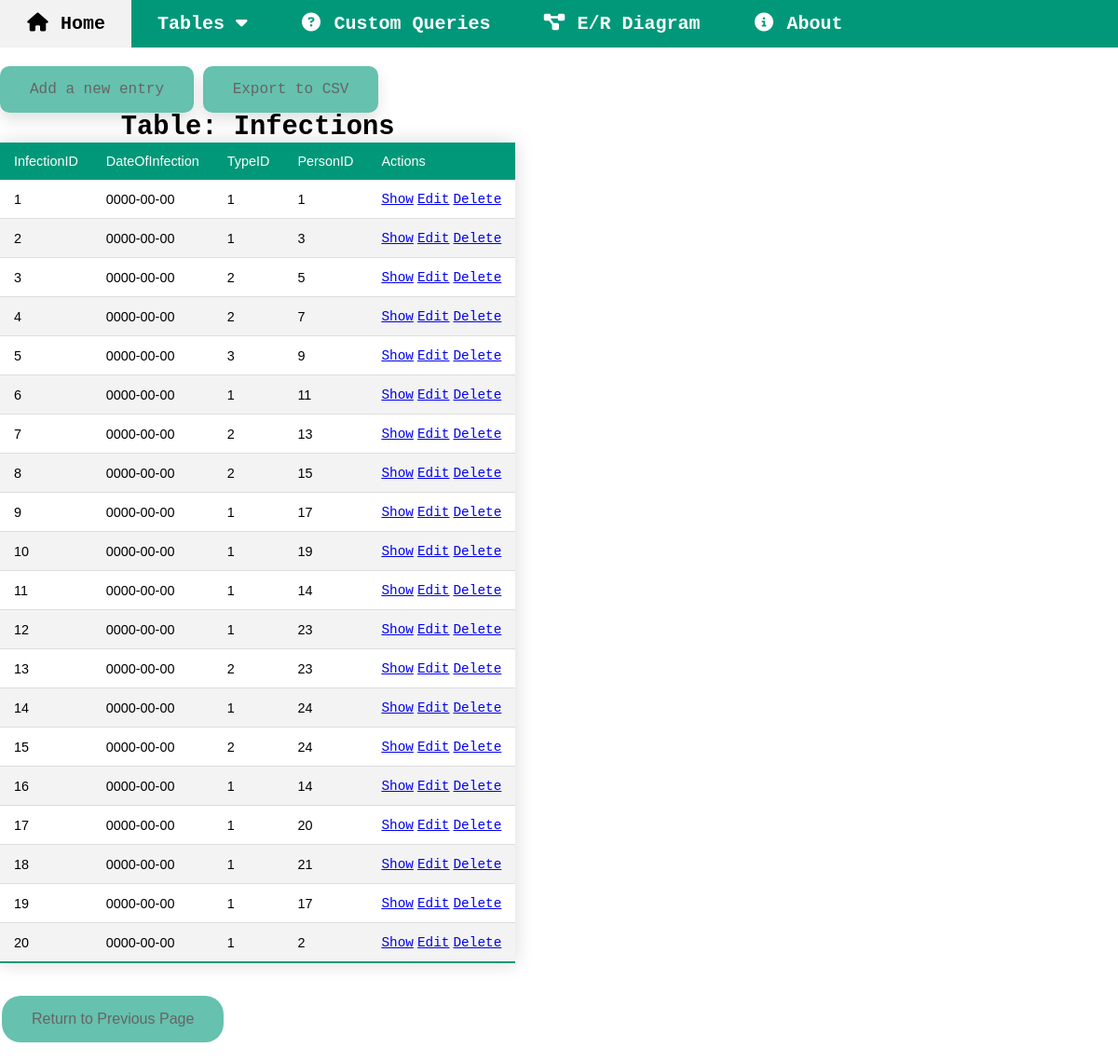
/covid/showall.php?table=Infections, run on the app's committed database.
### tables this page shows
CREATE TABLE Infections(
    InfectionID INT NOT NULL AUTO_INCREMENT PRIMARY KEY,
    DateOfInfection DATE,
    TypeID INT,
    PersonID INT,
    FOREIGN KEY (TypeID) REFERENCES TypeOfInfections(TypeID),
    FOREIGN KEY (PersonID) REFERENCES Persons(PersonID)
);

### functions.php (called while the page is built, shortened)
<?php require_once 'database.php';
function getColumnNames ($table) {
  $sql = "SHOW COLUMNS FROM ".$table."";
  global $conn;
  try {
    $statement = $conn->prepare($sql);
    $statement->execute();
    $output = $statement->fetchAll(PDO::FETCH_COLUMN);
    return $output;
  } catch (PDOException $e) {
    trigger_error("Error: Failed to get column names from $table");
  }
}
?>

### covid/showall.php (the view, shortened to what this page needs)
<?php require_once '../database.php';
require_once '../functions.php';
if(isset($_GET["table"]))  {
  $tableName = $_GET["table"];
} else {
  $tableName = "";
}
$columnNames = getColumnNames($tableName);
$query = "SELECT * FROM ".$tableName."";
$statement = $conn->prepare($query);
$statement->execute();
?>
<!DOCTYPE html>
<html lang="en">
<head>
  <link rel="stylesheet" href="../styles.css">
</head>
<body>
  <?php include_once ('../navbar.php'); ?>
  <br/><br/>
    <a class="topBtn" href="./create.php?table=<?=$tableName?>">Add a new entry</a>
    <a class="topBtn" onclick="exportTableToCSV('Results.csv')">Export to CSV</a>
  <table class="styled-table" id="resultsTable">
    <caption><h1>Table: <?= $tableName ?></h1></caption>
    <thead>
      <tr>
        <?php foreach ($columnNames as $row) { ?>
          <td><?= $row?></td>
        <?php } ?>
          <td>Actions</td>
      </tr>
    </thead>
    <tbody>
    <?php while ($row = $statement->fetch(PDO::FETCH_ASSOC, PDO::FETCH_ORI_NEXT)) { ?>
      <tr>
        <?php foreach ($row as $data) { ?>
          <td><?= $data; ?></td>
        <?php } ?>
        <td>
          <a href="./show.php?ID=<?=reset($row)?>&table=<?=$tableName?>">Show</a>
          <a href="./edit.php?ID=<?=reset($row)?>&table=<?=$tableName?>">Edit</a>
          <a href="./delete.php?ID=<?=reset($row)?>&table=<?=$tableName?>">Delete</a>
        </td>
      </tr>
      <?php } ?>
    </tbody>
  </table>
  <button class="smallBtn" onclick="history.back()">Return to Previous Page</button>
</body>
</html>

### styles.css (style rules this page uses)
body, a, h1, h2, h3, h4, h5 { font-family: 'Courier New', Courier, monospace; margin: 0; }
.smallBtn { background-color: #01987a; border: none; border-radius: 20px; text-decoration: none; color: black; padding: 16px 32px; text-align: center; font-size: 16px; margin: 20px 2px; opacity: 0.6; transition: 0.3s; width: auto; }
.topBtn { background-color: #01987a; position: relative; border: none; border-radius: 10px; box-shadow: 0px 8px 16px 0px rgba(0,0,0,0.2); text-decoration: none; color: black; padding: 16px 32px; text-align: center; font-size: 16px; opacity: 0.6; transition: 0.3s; width: auto; }
.styled-table { border-collapse: collapse; margin: 15px 0; font-size: 0.9em; font-family: sans-serif; min-width: 400px; box-shadow: 0 0 20px rgba(0, 0, 0, 0.15); }
.styled-table thead tr { background-color: #009879; color: #ffffff; text-align: left; }
.styled-table th, .styled-table td { padding: 12px 15px; }
.styled-table tbody tr { border-bottom: 1px solid #dddddd; }
.styled-table tbody tr:nth-of-type(even) { background-color: #f3f3f3; }
.styled-table tbody tr:last-of-type { border-bottom: 2px solid #009879; }

### data on the page
infections: data "1", DateOfInfection "0000-00-00"
infections: InfectionID "2", DateOfInfection "0000-00-00", TypeID "1", PersonID "3"
infections: InfectionID "3", DateOfInfection "0000-00-00", TypeID "2", PersonID "5"
infections: InfectionID "4", DateOfInfection "0000-00-00", TypeID "2", PersonID "7"
infections: InfectionID "5", DateOfInfection "0000-00-00", TypeID "3", PersonID "9"
infections: InfectionID "6", DateOfInfection "0000-00-00", TypeID "1", PersonID "11"
infections: InfectionID "7", DateOfInfection "0000-00-00", TypeID "2", PersonID "13"
infections: InfectionID "8", DateOfInfection "0000-00-00", TypeID "2", PersonID "15"
infections: InfectionID "9", DateOfInfection "0000-00-00", TypeID "1", PersonID "17"
infections: InfectionID "10", DateOfInfection "0000-00-00", TypeID "1", PersonID "19"
infections: InfectionID "11", DateOfInfection "0000-00-00", TypeID "1", PersonID "14"
infections: InfectionID "12", DateOfInfection "0000-00-00", TypeID "1", PersonID "23"
infections: InfectionID "13", DateOfInfection "0000-00-00", TypeID "2", PersonID "23"
infections: InfectionID "14", DateOfInfection "0000-00-00", TypeID "1", PersonID "24"
infections: InfectionID "15", DateOfInfection "0000-00-00", TypeID "2", PersonID "24"
infections: InfectionID "16", DateOfInfection "0000-00-00", TypeID "1", PersonID "14"
infections: InfectionID "17", DateOfInfection "0000-00-00", TypeID "1", PersonID "20"
infections: InfectionID "18", DateOfInfection "0000-00-00", TypeID "1", PersonID "21"
infections: InfectionID "19", DateOfInfection "0000-00-00", TypeID "1", PersonID "17"
infections: InfectionID "20", DateOfInfection "0000-00-00", TypeID "1", PersonID "2"

### other printed values
$tableName "Infections"
$row "InfectionID"
$row "DateOfInfection"
$row "TypeID"
$row "PersonID"
